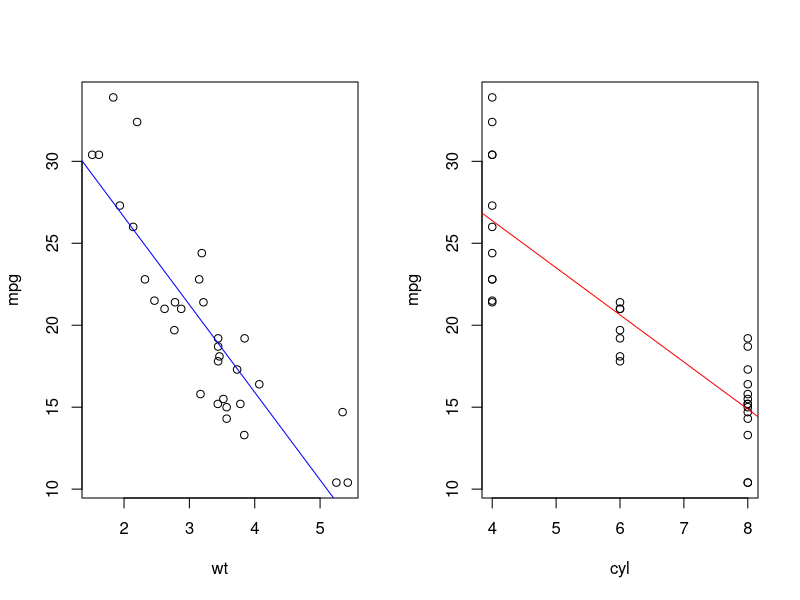
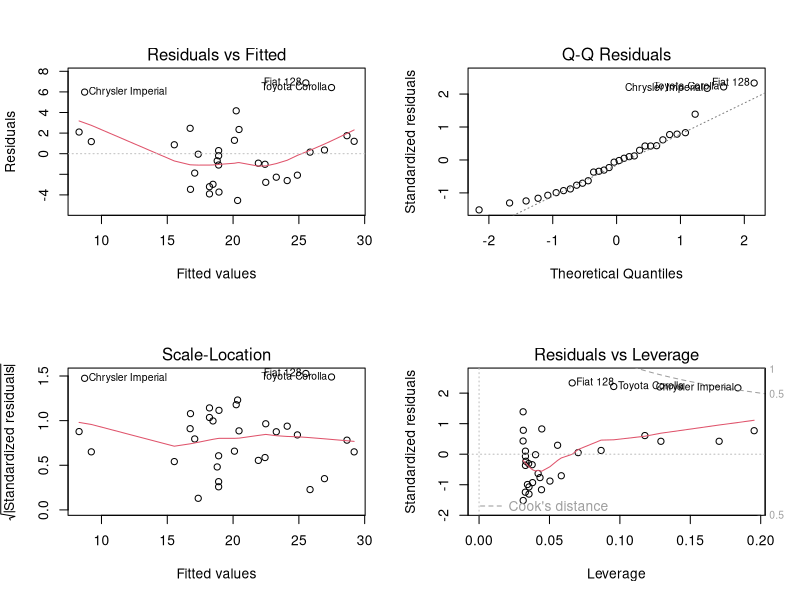
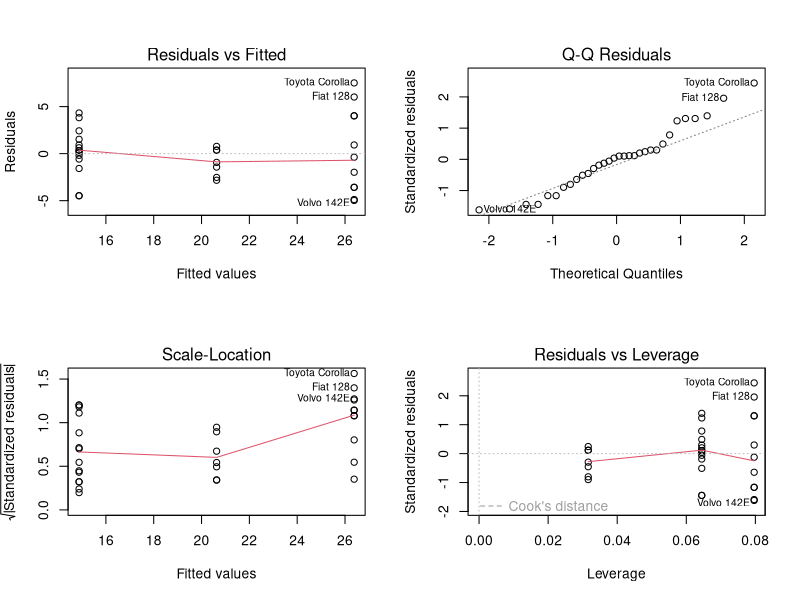
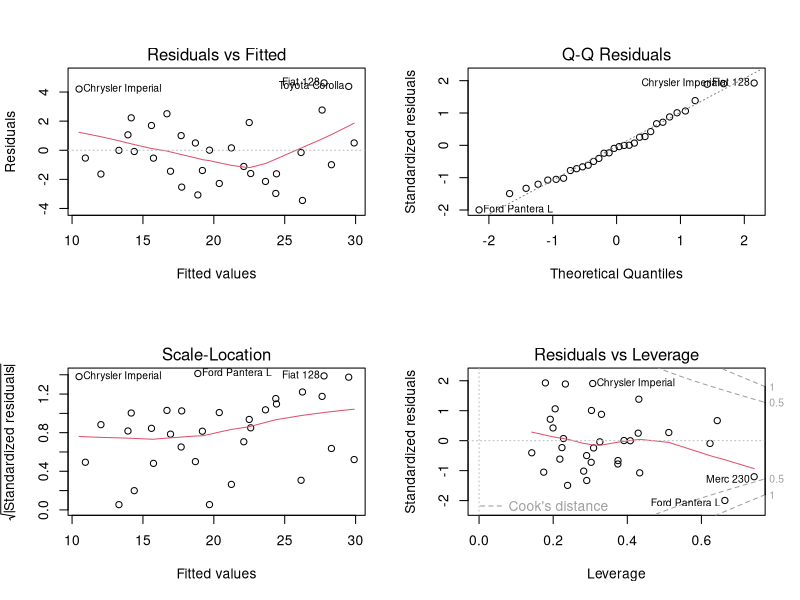

The R source for these figures, in order: (Note: this script raises an error after producing the figures.)
#------------------------------------------------------------------------------------------------------------------------
#Problem 2: Linear regression
# (a) Compute the correlation coefficient between mpg and all other features in the dataset.
# What are the two features most strongly correlated with mpg ?
# (Hint: a strong correlation can be either positive or negative, use abs(x) to obtain the
#  absolute value of a number x.)
library(MASS)
mtcars

corr.cyl= cor(mtcars$mpg,mtcars$cyl)
corr.disp= cor(mtcars$mpg, mtcars$disp)
corr.hp= cor(mtcars$mpg, mtcars$hp)
corr.drat= cor(mtcars$mpg, mtcars$drat)
corr.wt= cor(mtcars$mpg, mtcars$wt)
corr.qsec= cor(mtcars$mpg, mtcars$qsec)
corr.vs= cor(mtcars$mpg, mtcars$vs)
corr.am= cor(mtcars$mpg, mtcars$am)
corr.gear= cor(mtcars$mpg, mtcars$gear)
corr.carb= cor(mtcars$mpg, mtcars$carb)
print(corr.cyl)
print(corr.disp)
print(corr.hp)
print(corr.drat)
print(corr.wt)
print(corr.qsec)
print(corr.vs)
print(corr.am)
print(corr.gear)
print(corr.carb)
sort(abs(cor(mtcars)[1,]), decreasing=TRUE)[2:11] #Ignore the correlation between the mpg to mpg.

summary(aov(mpg~. , data = mtcars))

#------------------------------------------------------------------------------------------------------------------------
# (b) Fit two simple linear regression models: model 1 using the strongest feature from (a) and
# model 2 using the second strongest feature from (a). Report the linear regression
# formula (i.e., report the line equation) and the value of R^2 from the two models. If you
# had to choose between these two models, which one would you choose and why?


model1= lm(mpg~wt, data=mtcars)
model2= lm(mpg~cyl, data=mtcars)
summary(model1)
summary(model2)
# The regression equation for model 1 is mpg = 37.2851 -5.3445*wt. The value of R^2 is:
# Multiple R-squared:  0.7528,	Adjusted R-squared:  0.7446
# The regression equation for model 2 is mpg = 37.8846 -2.8758*cyl. The value of R^2 is:
# Multiple R-squared:  0.7262,	Adjusted R-squared:  0.7171


par(mfrow=c(1,2))
# plot(model2)
plot(mpg~wt,mtcars)
abline(model1,col="blue")
plot(mpg~cyl, mtcars)
abline(model2,col="red")

par(mfrow=c(2,2))
plot(model1)
plot(model2)


m1 = lm(mpg~cyl, data=mtcars)
summary(m1)
m2 = lm(mpg~wt, data=mtcars)
summary(m2)
anova(m1, m2)

#------------------------------------------------------------------------------------------------------------------------
  # (c) Fit a multiple linear regression model with all features. Which features are significant in
  # this model? What is the value of R^2 in this model?
par(mfrow=c(2,2))
mModel=lm(mpg~., data=mtcars)
plot(mModel)
summary(mModel)
anova(model1, model2, mModel)

#------------------------------------------------------------------------------------------------------------------------
# (d) Using stepAIC , identify the best subset of features. Fit a multiple linear regression model
# using the best subset of features. Write down the regression formula and R^2 for this
# model. Are any of the features from (a) included in this model? Do they have the same
# coefficients as they had in model 1 or model 2 from (b)? If the coefficient values have
# changed, explain why.
library("MASS")
fit1 <- lm(mpg~1,data=mtcars)
foo1 <- stepAIC(fit1,direction="both",
               scope=list(upper=mModel,lower=fit1))

# mpg = 38.75179 -3.16697(wt) -0.94162(cyl) -0.01804(hp)
# Multiple R-squared:  0.8431,	Adjusted R-squared:  0.8263
# wt and wt + cyl are included as part of consideration, but it shows that the weight to be the sigificant value out of all.
# The coefficient value will be different since we know that our models contain outliers and values that show significant changes on the variants.
# So, inorder to create a best fit model, stepwise will search between the scope arguments and outputs the best model according to AIC.

f0 = lm(mpg~1, data=mtcars)
summary(f0)
foo = stepAIC(f0, direction = "both", scope=list(upper = f3, lower = f0))
foo$anova
formula(foo)
summary(foo)


#------------------------------------------------------------------------------------------------------------------------
# 3.
# (b) Construct a plot of hp (xaxis) and wt (yaxis),with different colors for automatic and
# manual transmission. From the plot, do you think automatic and manual transmission
# can be distinguished by weight and horsepower?
# am Transmission (0 = automatic, 1 = manual)
par(mfrow=c(1,1))
plot(wt~hp, data = mtcars, col = ifelse(mtcars$am==0,"blue","red"), pch=16 ,main = "wt vs hp")
legend("topright", inset=0.01, title="Transmission", c("Automatic","Manual"), fill=c("blue","red"))

# (c) Fit a logistic regression model with wt as the only feature. Using this model, explain
# whether heavier cars are more likely or less likely to have manual transmission.
# If weight increases by 1000 lbs, what is the change in odds of a car having manual transmission?

# am Transmission (0 = automatic(blue), 1 = manual(red))
# plot(am~wt, data = mtcars, col = ifelse(mtcars$am==0,"blue","red"), pch=16 ,main = "am vs hp")
attach(mtcars)
logis = glm(am~wt, family = "binomial")
summary(logis)
par(mfrow=c(2,2))
plot(logis, col = ifelse(mtcars$am==0,"blue","red"), pch=16)
# legend("topright", inset=0.05, title="Transmission", c("Automatic","Manual"), fill=c("blue","red"))
exp(predict(logis, data.frame(wt=2), type="link") - predict(logis, data.frame(wt=1), type="link") )
# Blue indicates automatic cars and red indicates manunal cars. Heavier cars are LESS likely to have manual transmission according to the logis plots.
# Both automatic and manual tranmission cars have few outliers which seem to create larger standard deviation for the Scale-Location plot. But overall,
# given data sets are fairly distinct in terms of the ratio between the wt and the transmission. When the weight is increased by 1000lbs,
# the odds that an increased 1000lbs is approximately 0.1788183 times as likely to have manual transmission as an automatic transmission.

# (d) Fit a logistic regression model with hp as the only feature. Using this model, explain
# whether cars with higher horsepower are more likely or less likely to have manual transmission. 
# If horsepower increases by 100, what is the change in odds of a car having manual transmission?

# am Transmission (0 = automatic(blue), 1 = manual(red))
# plot(am~hp, data = mtcars, col = ifelse(mtcars$am==0,"blue","red"), pch=16 ,main = "am vs hp")
logis2 = glm(am~hp, family = "binomial")
summary(logis2)
par(mfrow=c(2,2))
plot(logis2, col = ifelse(mtcars$am==0,"blue","red"), pch=16)
exp(predict(logis2, data.frame(hp=200), type="link") - predict(logis2, data.frame(hp=100), type="link") )
detach(mtcars)

# On average, automatic cars have higher horsepower.
# When the horsepower is increased by 100hp, the odds that an increased 100hp is approximately 0.4440971 times as likely
# to have a manual transmission as an automatic transmission

# (e) If you had to choose between these two models, which one would you choose and why?
# am VS wt or am VS hp

# Compare both models
par(mfrow=c(2,4))
plot(logis, col = ifelse(mtcars$am==0,"blue","red"), pch=16)
plot(logis2, col = ifelse(mtcars$am==0,"blue","red"), pch=16)

